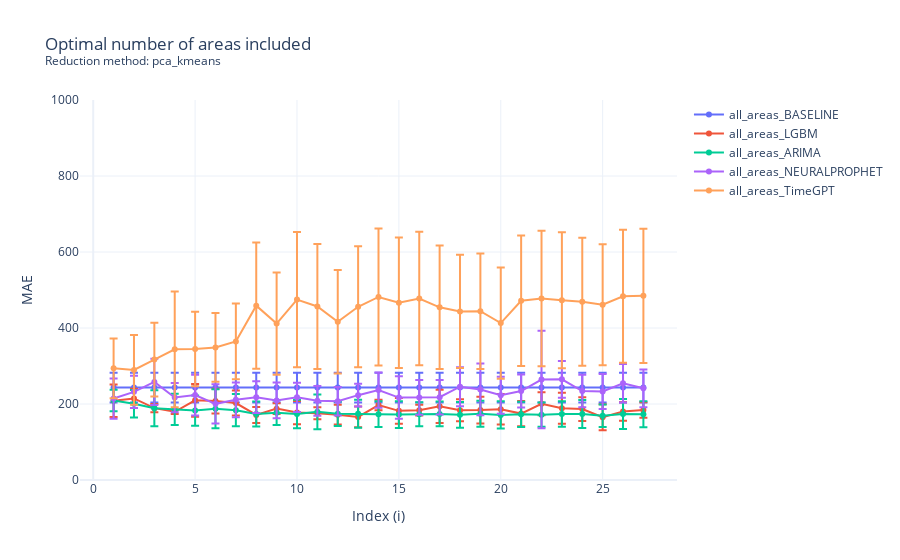

The cell this chart's notebook holds for it:
### Code cell
plotter.plot_metrics('MAE', f'Optimal number of areas included', y_lim=[0,1000])
